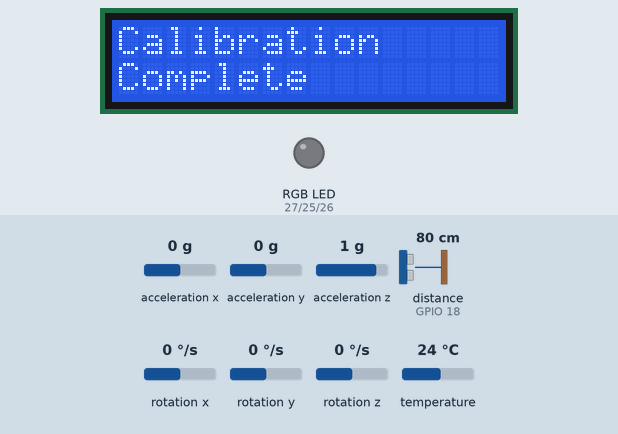
This sketch was run on a simulated ESP32. Shown: 16×2 character LCD, an RGB LED mixed from three pins (HIGH = lit). Wiring (inferred from the names in the program): ultrasonic range finder: trigger GPIO 5; echo GPIO 18. The test bench sets the inputs (shaded band); at power-on: acceleration x 0 g, acceleration y 0 g, acceleration z 1 g, distance to the obstacle (sensor on GPIO 18) 80 cm, rotation x 0 °/s, rotation y 0 °/s, rotation z 0 °/s, temperature 24 °C. The echo pulse lasts 58.3 µs per cm; WiFi joins after 1.5 s; servers stay silent unless stated; web services answer with replies made up by the test bench; pins used as bus, display or sensor lines are not drawn.

Above: at 2.6 s.
At 8.7 s:
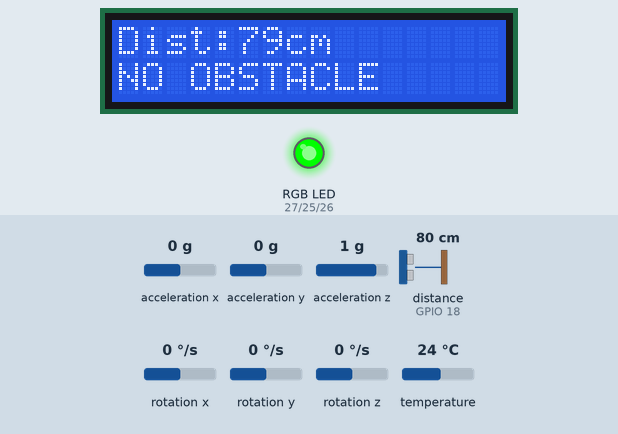
8.8 s: acceleration x set to -0.6 g
10.7 s: acceleration x set to -0.9 g
At 11.45 s:
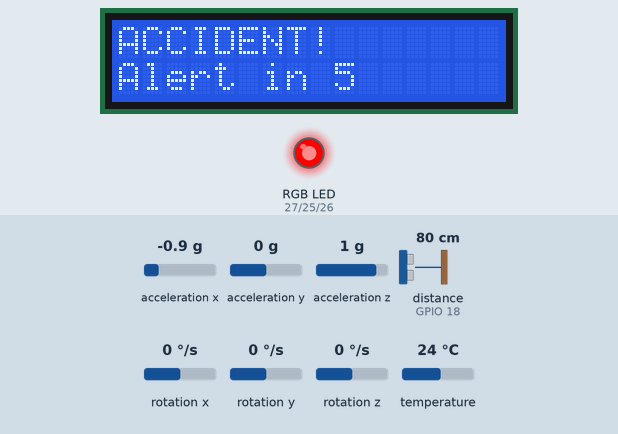
At 17.5 s:
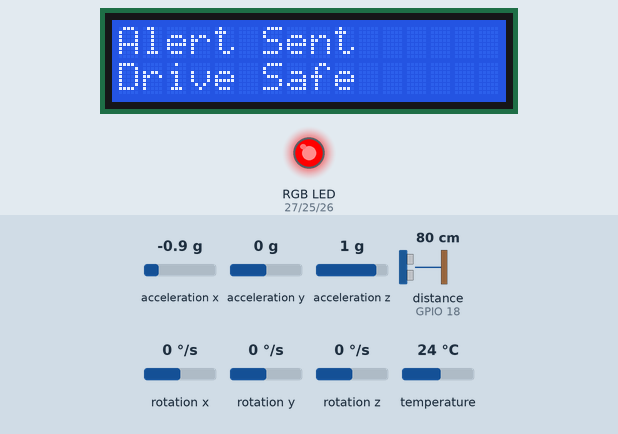
Timing chart, 0 to 24.2 s (numbered marks = the images above; inputs shaded):
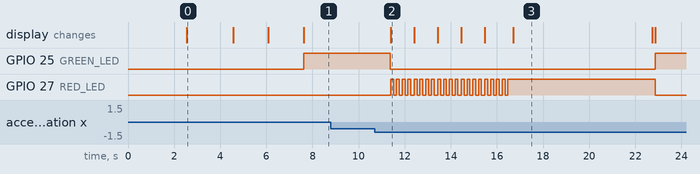

Measured:
- the behaviour switches between -0.7 and -0.8 g on acceleration x (found by bisection; images 1 and 2)
- after the input at 8.8 s, every drawn part: stays the same
- after the input at 10.7 s, GPIO 25 (GREEN_LED): HIGH → LOW after 0.67 s, → HIGH 11.5 s later; GPIO 27 (RED_LED): goes 20 × (HIGH 0.13 s, LOW 0.13 s), HIGH 6.4 s, then LOW, starting after 0.69 s; the display: changes after 0.69 s (image 2)
- what the display in image 0 shows lasts 2.0 s, from 2.6 s to 4.6 s
- what the display in image 2 shows lasts 1.0 s, from 11.4 s to 12.4 s

The sketch:

Smart_Vehicle_Accident_Detection.ino
```cpp
// Aim: Smart Vehicle Accident Detection, Alert sent on Telegram & Obstacle Alert System on LCD with RGB light

#include <WiFi.h>
#include <WiFiClientSecure.h>
#include <HTTPClient.h>

#include <Wire.h>
#include <LiquidCrystal_I2C.h>

#include <Adafruit_MPU6050.h>
#include <Adafruit_Sensor.h>

#include <math.h>

//==============================
// WiFi Credentials
//==============================

const char* ssid = "YOUR_WIFI_NAME";
const char* password = "YOUR_WIFI_PASSWORD";

//==============================
// Telegram
//==============================

const char* BOT_TOKEN = "YOUR_BOT_TOKEN";
const char* CHAT_ID = "6895161222";

//==============================
// LCD
//==============================

LiquidCrystal_I2C lcd(0x27, 16, 2);

//==============================
// MPU6050
//==============================

Adafruit_MPU6050 mpu;

//==============================
// HC-SR04
//==============================

#define TRIG_PIN 5
#define ECHO_PIN 18

//==============================
// RGB LED
//==============================

#define RED_LED 27
#define GREEN_LED 25
#define BLUE_LED 26

//==============================
// Variables
//==============================

bool accidentDetected = false;
bool telegramSent = false;

float distanceCM = 0;

//Calibration Offsets
float offsetX = 0;
float offsetY = 0;
float offsetZ = 0;

//Acceleration
float ax, ay, az;

//Gyroscope
float gx, gy, gz;

//Temperature
float temp;

//Angles
float pitch = 0;
float roll = 0;

//Impact
float totalAcc = 0;

//Timing
unsigned long accidentStart = 0;
unsigned long lastLCDUpdate = 0;

//Thresholds

const float IMPACT_THRESHOLD = 12.0;
const float TILT_THRESHOLD = 15.0;

//==============================
// RGB Function
//==============================

void setColor(bool r, bool g, bool b) {
  digitalWrite(RED_LED, r);
  digitalWrite(GREEN_LED, g);
  digitalWrite(BLUE_LED, b);
}

//==============================
// WiFi Connection
//==============================

void connectWiFi() {
  lcd.clear();
  lcd.setCursor(0, 0);
  lcd.print("Connecting...");
  lcd.setCursor(0, 1);
  lcd.print("WiFi");

  WiFi.mode(WIFI_STA);
  WiFi.begin(ssid, password);

  while (WiFi.status() != WL_CONNECTED) {
    delay(500);
  }

  lcd.clear();
  lcd.setCursor(0, 0);
  lcd.print("WiFi Connected");

  delay(1500);
}

//==============================
// Auto Reconnect
//==============================

void reconnectWiFi() {
  if (WiFi.status() == WL_CONNECTED)
    return;

  lcd.clear();
  lcd.setCursor(0, 0);
  lcd.print("Reconnecting");
  lcd.setCursor(0, 1);
  lcd.print("WiFi...");

  WiFi.disconnect();
  WiFi.begin(ssid, password);

  while (WiFi.status() != WL_CONNECTED) {
    delay(500);
  }

  lcd.clear();
  lcd.setCursor(0, 0);
  lcd.print("Connected");
  delay(1000);
}

//==============================
// MPU Calibration
//==============================

void calibrateMPU() {
  lcd.clear();

  lcd.setCursor(0, 0);
  lcd.print("Initializing");

  lcd.setCursor(0, 1);
  lcd.print("Keep Still");

  float sumX = 0;
  float sumY = 0;
  float sumZ = 0;

  sensors_event_t a, g, t;

  for (int i = 0; i < 200; i++) {
    mpu.getEvent(&a, &g, &t);

    sumX += a.acceleration.x;
    sumY += a.acceleration.y;
    sumZ += a.acceleration.z - 9.81;

    delay(10);
  }

  offsetX = sumX / 200.0;
  offsetY = sumY / 200.0;
  offsetZ = sumZ / 200.0;

  lcd.clear();

  lcd.setCursor(0, 0);
  lcd.print("Calibration");

  lcd.setCursor(0, 1);
  lcd.print("Complete");

  delay(2000);
}

//==============================
// Setup
//==============================

void setup() {
  Serial.begin(115200);

  pinMode(TRIG_PIN, OUTPUT);
  pinMode(ECHO_PIN, INPUT);

  pinMode(RED_LED, OUTPUT);
  pinMode(GREEN_LED, OUTPUT);
  pinMode(BLUE_LED, OUTPUT);

  setColor(LOW, LOW, LOW);

  Wire.begin(21, 22);

  lcd.init();
  lcd.backlight();

  if (!mpu.begin()) {
    lcd.clear();
    lcd.print("MPU Error");

    while (1)
      ;
  }

  mpu.setAccelerometerRange(MPU6050_RANGE_8_G);
  mpu.setGyroRange(MPU6050_RANGE_500_DEG);
  mpu.setFilterBandwidth(MPU6050_BAND_21_HZ);

  calibrateMPU();

  connectWiFi();

  lcd.clear();
}
//======================================================
// PART 2
// HC-SR04 + LCD + RGB + Telegram Functions
//======================================================

// Read Distance from HC-SR04
float getDistance() {
  digitalWrite(TRIG_PIN, LOW);
  delayMicroseconds(2);

  digitalWrite(TRIG_PIN, HIGH);
  delayMicroseconds(10);

  digitalWrite(TRIG_PIN, LOW);

  long duration = pulseIn(ECHO_PIN, HIGH, 30000);

  if (duration == 0)
    return 400;

  float distance = duration * 0.0343 / 2.0;

  return distance;
}

//------------------------------------------------------
// LCD Obstacle Display
//------------------------------------------------------

void displayObstacle(float distance) {
  static int lastZone = -1;

  int zone;

  if (distance > 30)
    zone = 0;
  else if (distance >= 10)
    zone = 1;
  else
    zone = 2;

  if (zone != lastZone) {
    lcd.clear();
    lastZone = zone;
  }

  lcd.setCursor(0, 0);
  lcd.print("Dist:");
  lcd.print((int)distance);
  lcd.print("cm   ");

  lcd.setCursor(0, 1);

  switch (zone) {
    case 0:
      lcd.print("NO OBSTACLE    ");
      setColor(LOW, HIGH, LOW);
      break;

    case 1:
      lcd.print("OBSTACLE AHEAD ");
      setColor(HIGH, HIGH, LOW);
      break;

    case 2:
      lcd.print("STOP!          ");
      setColor(HIGH, LOW, LOW);
      break;
  }
}

//------------------------------------------------------
// Read MPU6050
//------------------------------------------------------

void readMPU() {
  sensors_event_t a, g, t;

  mpu.getEvent(&a, &g, &t);

  ax = a.acceleration.x - offsetX;
  ay = a.acceleration.y - offsetY;
  az = a.acceleration.z - offsetZ;

  gx = g.gyro.x;
  gy = g.gyro.y;
  gz = g.gyro.z;

  temp = t.temperature;

  totalAcc = sqrt(ax * ax + ay * ay + az * az);

  pitch = atan2(ax, sqrt(ay * ay + az * az)) * 180 / PI;

  roll = atan2(ay, sqrt(ax * ax + az * az)) * 180 / PI;
}

//------------------------------------------------------
// Telegram
//------------------------------------------------------

void sendTelegramAlert() {
  if (telegramSent)
    return;

  if (WiFi.status() != WL_CONNECTED)
    reconnectWiFi();

  WiFiClientSecure client;
  client.setInsecure();

  HTTPClient https;

  String message =
    "🚨 SMART VEHICLE EMERGENCY 🚨\n\n";

  message += "⚠️ Possible Vehicle Accident Detected\n\n";

  message += "📡 Device : ESP32\n";
  message += "🚗 Status : High Impact + Vehicle Tilt\n\n";

  message += "Impact : ";
  message += String(totalAcc, 1);
  message += " m/s²\n";

  message += "Pitch : ";
  message += String(pitch, 1);
  message += "°\n";

  message += "Roll : ";
  message += String(roll, 1);
  message += "°\n";

  message += "Obstacle : ";
  message += String(distanceCM, 1);
  message += " cm\n\n";

  message += "GPS : Not Available\n\n";

  message += "Please check on the driver immediately.";

  message.replace(" ", "%20");
  message.replace("\n", "%0A");

  String url =
    "https://api.telegram.org/bot" + String(BOT_TOKEN) + "/sendMessage?chat_id=" + String(CHAT_ID) + "&text=" + message;

  if (https.begin(client, url)) {
    int httpCode = https.GET();

    if (httpCode > 0) {
      telegramSent = true;

      lcd.clear();
      lcd.setCursor(0, 0);
      lcd.print("Alert Sent");
      lcd.setCursor(0, 1);
      lcd.print("Drive Safe");

      delay(3000);

      lcd.clear();
    }

    https.end();
  }
}

//------------------------------------------------------
// Flash Red LED
//------------------------------------------------------

void flashRedLED() {
  digitalWrite(GREEN_LED, LOW);
  digitalWrite(BLUE_LED, LOW);

  for (int i = 0; i < 10; i++) {
    digitalWrite(RED_LED, HIGH);
    delay(250);

    digitalWrite(RED_LED, LOW);
    delay(250);
  }
}

//------------------------------------------------------
// Countdown
//------------------------------------------------------

void countdown() {
  for (int i = 5; i >= 1; i--) {
    lcd.clear();
    lcd.setCursor(0, 0);
    lcd.print("ACCIDENT!");
    lcd.setCursor(0, 1);
    lcd.print("Alert in ");
    lcd.print(i);

    for (int j = 0; j < 4; j++) {
      digitalWrite(RED_LED, HIGH);
      delay(125);

      digitalWrite(RED_LED, LOW);
      delay(125);
    }
  }

  digitalWrite(RED_LED, HIGH);
}
//======================================================
// PART 3
// Accident Detection + Main Loop
//======================================================

// Check if accident conditions are satisfied
bool checkAccident() {
  bool impact = totalAcc >= IMPACT_THRESHOLD;

  bool tilt =
    abs(pitch) >= TILT_THRESHOLD || abs(roll) >= TILT_THRESHOLD;

  if (impact && tilt) {
    if (accidentStart == 0) {
      accidentStart = millis();
    }

    if (millis() - accidentStart >= 500) {
      accidentStart = 0;
      return true;
    }
  } else {
    accidentStart = 0;
  }

  return false;
}

//======================================================

void accidentRoutine() {
  accidentDetected = true;

  // Turn OFF Green & Blue immediately
  digitalWrite(GREEN_LED, LOW);
  digitalWrite(BLUE_LED, LOW);

  countdown();

  sendTelegramAlert();

  lcd.clear();
  lcd.setCursor(0, 0);
  lcd.print("Alert Sent");
  lcd.setCursor(0, 1);
  lcd.print("Drive Safe");

  delay(3000);

  accidentDetected = false;

  lcd.clear();
}

//======================================================

void loop() {
  reconnectWiFi();

  readMPU();

  distanceCM = getDistance();

  // Only update obstacle display when NOT in accident mode
  if (!accidentDetected) {
    displayObstacle(distanceCM);
  }

  if (!telegramSent && !accidentDetected) {
    if (checkAccident()) {
      accidentRoutine();
    }
  }

  // Reset alert after vehicle returns to normal
  if (telegramSent) {
    if (totalAcc < 12.0 && abs(pitch) < 10 && abs(roll) < 10) {
      telegramSent = false;
    }
  }

  delay(100);
}
```
